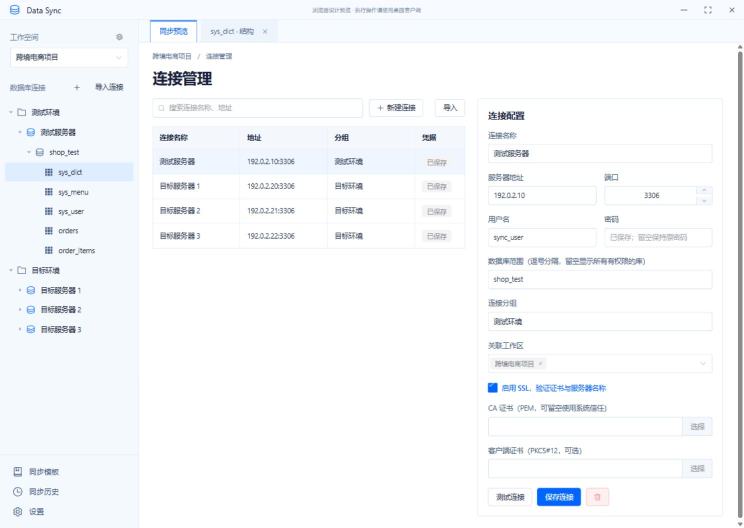
#> input picture docs/screenshots/connections.png, 1488 x 1056 px, given in place of exec-9fe8eff8-198e-4a25-a6a2-f1dbf3d922b1.png, which was not available (shown at 1/2 size)
$ python design-comparison.py --references ../docs/screenshots/connections.png
#> lines starting #> are read from the running program, lines starting #| are printed output that depends on the picture; pictures that were not available may be replaced by others from this repository, and a replacement may not be noted
"""Pair approved mockups with CUA-captured UI screenshots for visual QA.

Usage: python scripts/design-comparison.py --references <approved-image-directory>
Pillow is only required to regenerate the comparison evidence, not to build the app.
"""
import argparse
from pathlib import Path
from PIL import Image, ImageDraw

parser = argparse.ArgumentParser()
parser.add_argument("--references", type=Path, required=True)
args = parser.parse_args()
root = Path(__file__).resolve().parents[1]
shots = root / "docs" / "screenshots"
pairs = {
    "structure-diff": "9fe8eff8-198e-4a25-a6a2-f1dbf3d922b1",
    "data-diff": "4f229568-fe4a-43be-9e61-0a0f39580d7c",
    "table-view": "e4627c79-1b7f-4653-ae6e-b89801aeff00",
    "workspaces": "81be4809-7d7e-4fe1-834e-a89e1f40356d",
    "connections": "28e1e82f-58cd-4486-a9f9-059b20ffb51a",
    "import": "3057174f-7bec-4885-a37c-51eaae7905b9",
    "scope": "2cebb3bf-42e3-44b1-b95b-f3ef538004f2",
    "templates": "24d8cf24-5443-4ad1-b89d-668cda5aa481",
    "execution-result": "e6801b82-4ff5-47b4-abbc-8544c5d58791",
    "record-save-only": "843bd1e9-e430-43c7-9b96-bf127968daf0",
    "version-drawer": "9c5db8bb-f1d3-487a-a126-612a5b9ee4d6",
    "versions": "e0ca19a0-e800-4b85-b554-33c56074fbf7",
    "rollback": "030fbba1-45d9-4bb1-b8d5-f1b0c921fc6c",
    "export-default": "28976439-3548-420f-902d-dd97b0d86c75",
    "settings": "a90a2704-85f5-4f11-bd53-0bcc0b6ba494",
}
for name, ref in pairs.items():
    source = Image.open(args.references / f"exec-{ref}.png").convert("RGB")
#> source is the input picture: PIL image 1488x1056 RGB; mean R, G, B 246.5, 248.4, 250.7
    actual = Image.open(shots / f"{name}.png").convert("RGB")
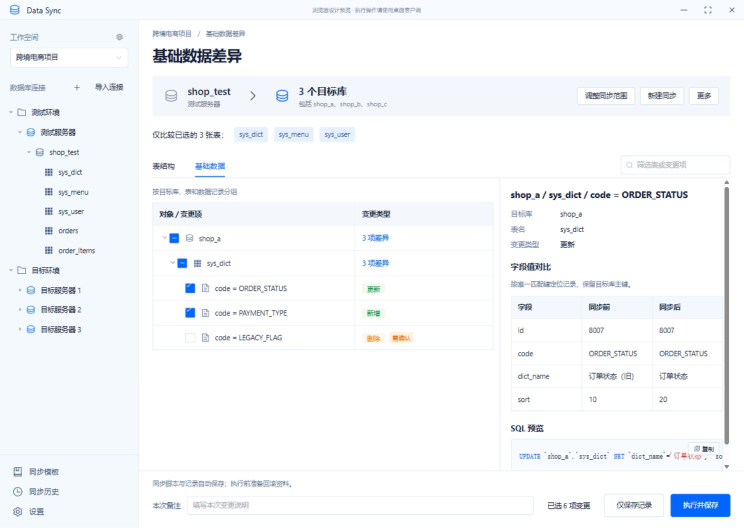
#> input picture docs/screenshots/data-diff.png, 1488 x 1056 px, given in place of structure-diff.png, which was not available (shown at 1/2 size)
#> actual is the input picture: PIL image 1488x1056 RGB; mean R, G, B 245.3, 247.5, 250.1
    width, height = actual.size
#> width = 1488; height = 1056
    canvas = Image.new("RGB", (width * 2, height + 32), "#f0f2f5")
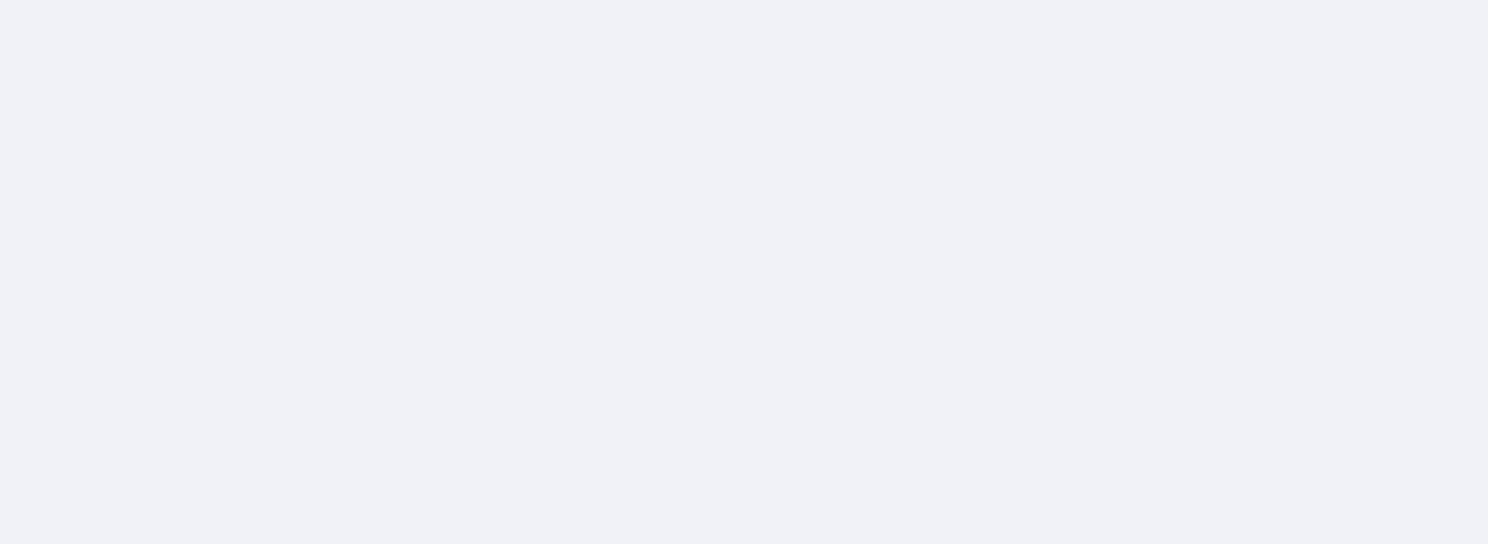
#> canvas: PIL image 2976x1088 RGB (shown at 1/2 size); mean R, G, B 240, 242, 245
    canvas.paste(source.resize((width, height), Image.Resampling.LANCZOS), (0, 32))
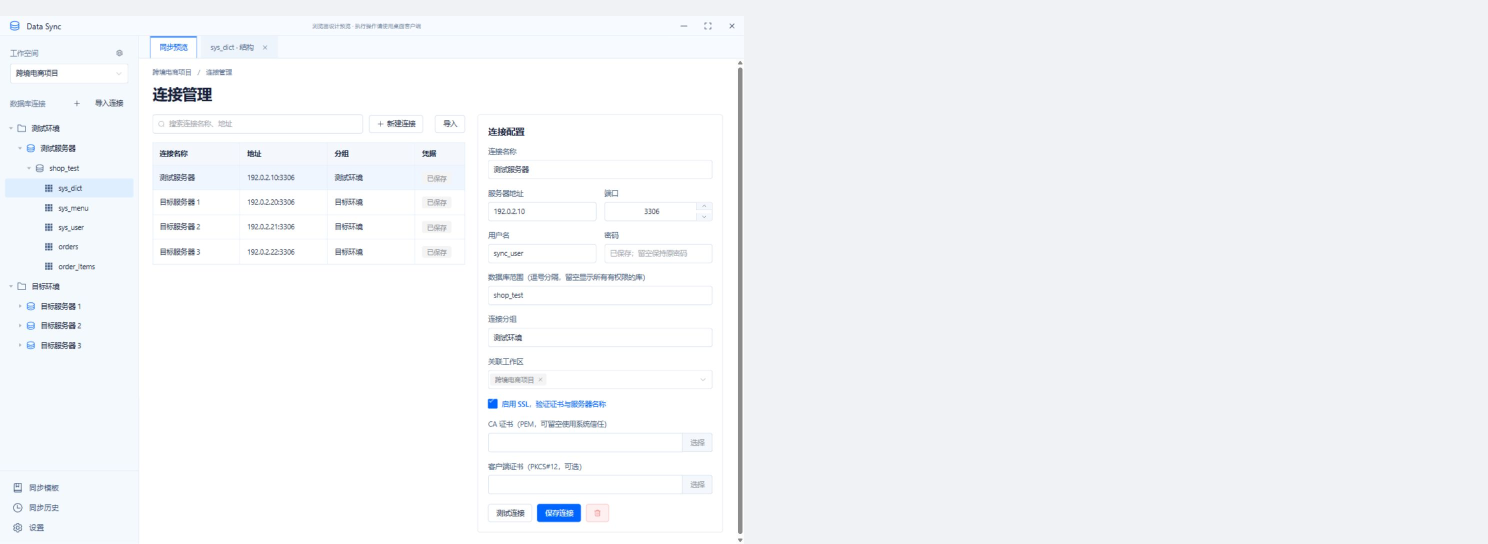
#> canvas: PIL image 2976x1088 RGB (shown at 1/2 size); mean R, G, B 243.1, 245.1, 247.7
    canvas.paste(actual, (width, 32))
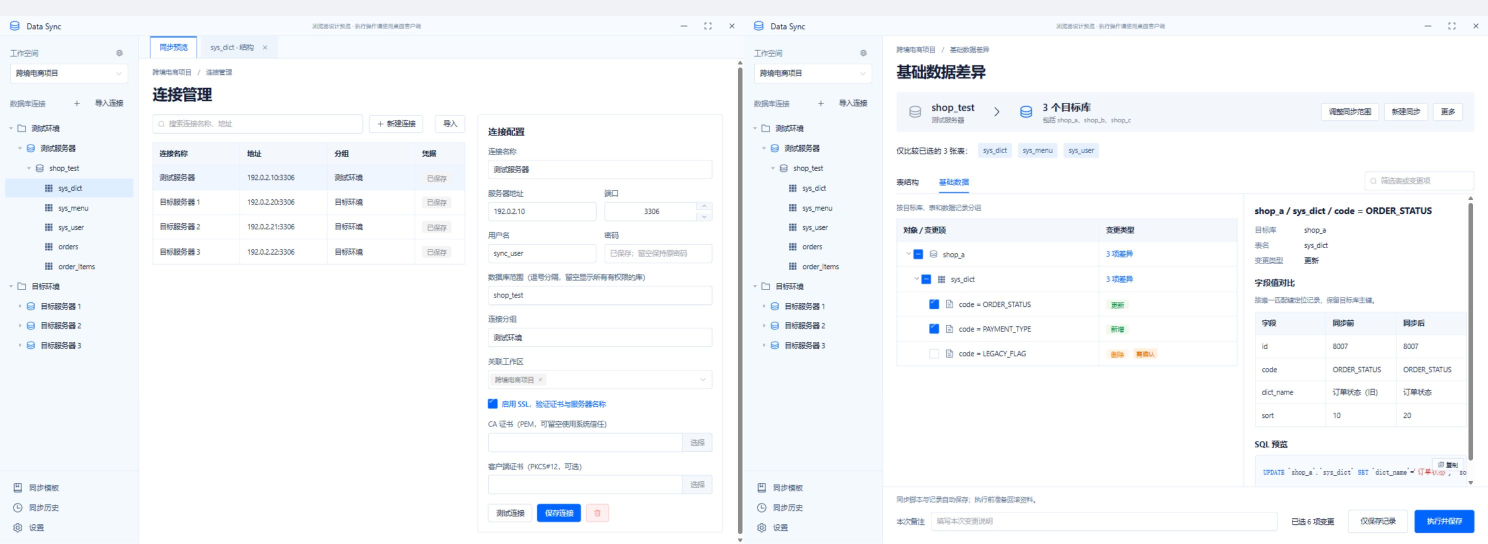
#> canvas: PIL image 2976x1088 RGB (shown at 1/2 size); mean R, G, B 245.7, 247.8, 250.2
    draw = ImageDraw.Draw(canvas)
    draw.text((16, 9), f"Approved reference | {source.size}", fill="#303133")
    draw.text((width + 16, 9), f"Implemented UI | {actual.size} | {name}", fill="#303133")
    canvas.save(shots / f"{name}-comparison.jpg", quality=90)
#> (the run stopped early here; a loop or call above may not have finished)
